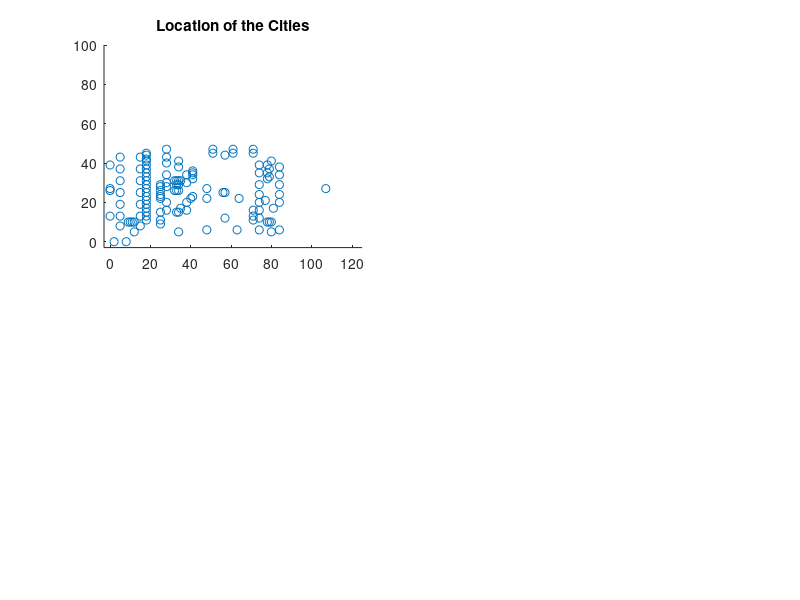

The MATLAB script that drew this image: (Note: this script raises an error after producing the figure.)
function tsp()
    close All;
    clear All;
    clc;

    noOfCities = 131;
    coordinates = zeros(noOfCities,2);
    
    % Read coordinates from text file
    fid = fopen('data131.txt', 'r');
    tline = fgets(fid);
    i = 1;
    while ischar(tline)
        if tline(1) ~= 'N'
            m = regexp(tline, '\d+'); % returns [node_number, x, y]
            coordinates(i,:) = [str2double(tline(m(2):m(3)-2)), str2double(tline(m(3):end))];
            i = i + 1;
        end
        tline = fgets(fid);
    end
    fclose(fid);
    
    % Initial locations
    subplot(2,2,1);
    scatter(coordinates(:,1),coordinates(:,2));
    title('Location of the Cities')
    axis([-3 125 -3 100])
    
    xdist = repmat(coordinates(:,1),1,noOfCities) - repmat(coordinates(:,1)',noOfCities,1);
    ydist = repmat(coordinates(:,2),1,noOfCities) - repmat(coordinates(:,2)',noOfCities,1);
    distances = sqrt(xdist.^2 + ydist.^2);
    distances(find(eye(noOfCities))) = Inf;
    
    % Nearest Neighbor Construction Heuristics
    [routeNN, lenNN, startCityNN] = useNearestNeighbor(distances);
    graphNN = createGraph(coordinates, routeNN);
    subplot(2,2,2);
    plot(graphNN(:,1),graphNN(:,2));    
    title('Route with Nearest Neighbor');
    axis([-3 125 -3 100]);
    hold on;
    plot(coordinates(startCityNN,1), coordinates(startCityNN,2), 'r*');
    hold off;
    text(130,25,['l=',num2str(round(lenNN))]);
    
    % Best Insertion Construction Heuristics
    [routeBI, lenBI, startSelecteBI] = useBestInsertion(distances);
    graphBI = createGraph(coordinates, routeBI);
    subplot(2,2,3);
    plot(graphBI(:,1),graphBI(:,2));    
    title('Route with Best Insertion');
    axis([-3 125 -3 100]);
    hold on;
    plot(coordinates(startSelecteBI(1),1), coordinates(startSelecteBI(1),2), 'r*');
    plot(coordinates(startSelecteBI(2),1), coordinates(startSelecteBI(2),2), 'r*');
    plot(coordinates(startSelecteBI(3),1), coordinates(startSelecteBI(3),2), 'r*');
    hold off;
    text(130,25,['l=',num2str(round(lenBI))]);
    
    % Cheapest Insertion Construction Heuristics
    [routeCI, lenCI, startSelecteCI] = useCheapestInsertion(distances);
    graphCI = createGraph(coordinates, routeCI);
    subplot(2,2,4);
    plot(graphCI(:,1),graphCI(:,2));    
    title('Route with Cheapest Insertion');
    axis([-3 125 -3 100]);
    hold on;
    plot(coordinates(startSelecteCI,1), coordinates(startSelecteCI,2), 'r*');
    hold off;
    text(130,25,['l=',num2str(round(lenCI))]);
end

function graph = createGraph(coordinates, route)
    noOfCities = length(route);
    i = 1;
    j = 1;
    graph = ones(noOfCities+1,2);
    while i < noOfCities+1
        graph(i,:) = coordinates(j,:);
        j = find(route(j,:)); %next connected node
        i = i + 1;
    end
    graph(i,:) = coordinates(1,:); %close graph
end
